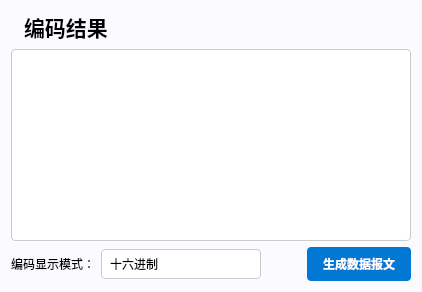
       <widget class="QWidget" name="widget_5" native="true">
        <property name="styleSheet">
         <string notr="true">QWidget {
	background-color: rgb(251, 250, 254);
	border-radius: 10px;
}
QLineEdit {
    border-radius: 5px;
	border: 1px solid #000050;
}
QLineEdit, QTextEdit {
    border: 1px solid #cccccc;
    border-radius: 4px;
    padding: 6px 8px;
    background-color: white;
    selection-background-color: #0078d4;
    selection-color: white;
}

QPushButton {
    background-color: #0078d4;
    color: white;
    border: none;
    border-radius: 4px;
    padding: 8px 16px;
    font-weight: bold;
}

QPushButton:hover {
    background-color: #106ebe;
}

QPushButton:pressed {
    background-color: #005a9e;
}

QPushButton:disabled {
    background-color: #cccccc;
    color: #666666;
}
QComboBox {
    border: 1px solid #cccccc;
    border-radius: 4px;
    padding: 6px 8px;
    background-color: white;
    min-width: 120px;
}

QComboBox::drop-down {
    border: none;
    width: 20px;
}
QComboBox::down-arrow {
	image: url(:/img/resources/images/down_arrow.png);
    width: 12px;
    height: 12px;
}

QComboBox QAbstractItemView {
    border: 1px solid #cccccc;
    background-color: white;
    selection-background-color: #0078d4;
}</string>
        </property>
        <layout class="QVBoxLayout" name="verticalLayout_4">
         <item>
          <layout class="QHBoxLayout" name="horizontalLayout_15">
           <item>
            <widget class="QLabel" name="label_148">
             <property name="text">
              <string/>
             </property>
             <property name="pixmap">
              <pixmap resource="../../res.qrc">:/img/resources/images/bianma.png</pixmap>
             </property>
            </widget>
           </item>
           <item>
            <widget class="QLabel" name="label_147">
             <property name="font">
              <font>
               <family>宋体</family>
               <pointsize>16</pointsize>
               <bold>true</bold>
              </font>
             </property>
             <property name="text">
              <string>编码结果</string>
             </property>
            </widget>
           </item>
           <item>
            <spacer name="horizontalSpacer_35">
             <property name="orientation">
              <enum>Qt::Orientation::Horizontal</enum>
             </property>
             <property name="sizeHint" stdset="0">
              <size>
               <width>40</width>
               <height>20</height>
              </size>
             </property>
            </spacer>
           </item>
          </layout>
         </item>
         <item>
          <widget class="QTextEdit" name="textEdit"/>
         </item>
         <item>
          <layout class="QHBoxLayout" name="horizontalLayout_16">
           <item>
            <widget class="QLabel" name="label_133">
             <property name="text">
              <string>编码显示模式：</string>
             </property>
            </widget>
           </item>
           <item>
            <widget class="QComboBox" name="comboBox">
             <item>
              <property name="text">
               <string>十六进制</string>
              </property>
             </item>
             <item>
              <property name="text">
               <string>十进制</string>
              </property>
             </item>
            </widget>
           </item>
           <item>
            <spacer name="horizontalSpacer_36">
             <property name="orientation">
              <enum>Qt::Orientation::Horizontal</enum>
             </property>
             <property name="sizeHint" stdset="0">
              <size>
               <width>40</width>
               <height>20</height>
              </size>
             </property>
            </spacer>
           </item>
           <item>
            <widget class="QPushButton" name="pushButton_create">
             <property name="text">
              <string>生成数据报文</string>
             </property>
            </widget>
           </item>
          </layout>
         </item>
        </layout>
       </widget>
